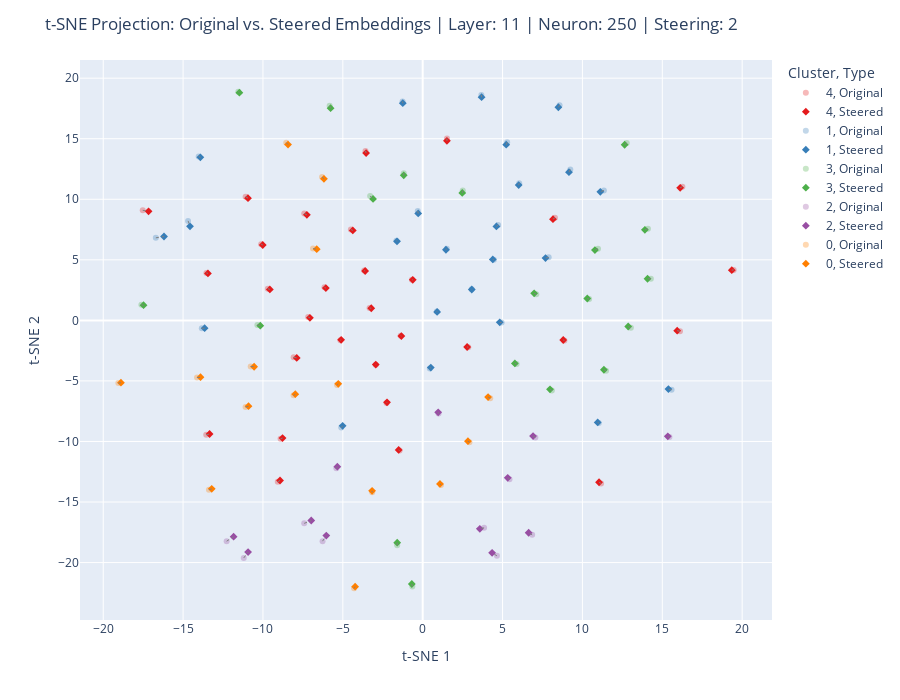

Source (notebook cell):
### Markdown cell above
`plot_tsne_fixed_kmeans` plots the original and steered embeddings using t-SNE and K-Means with any number of clusters (*n_clusters*) and texts (*text_range*) wanted.

### Code cell
plot_tsne_fixed_kmeans(
    original_embeddings,
    steered_embeddings,
    all_texts_data,
    info_string,
    text_range=(0,100),
    n_clusters=5,
    Write=False)
